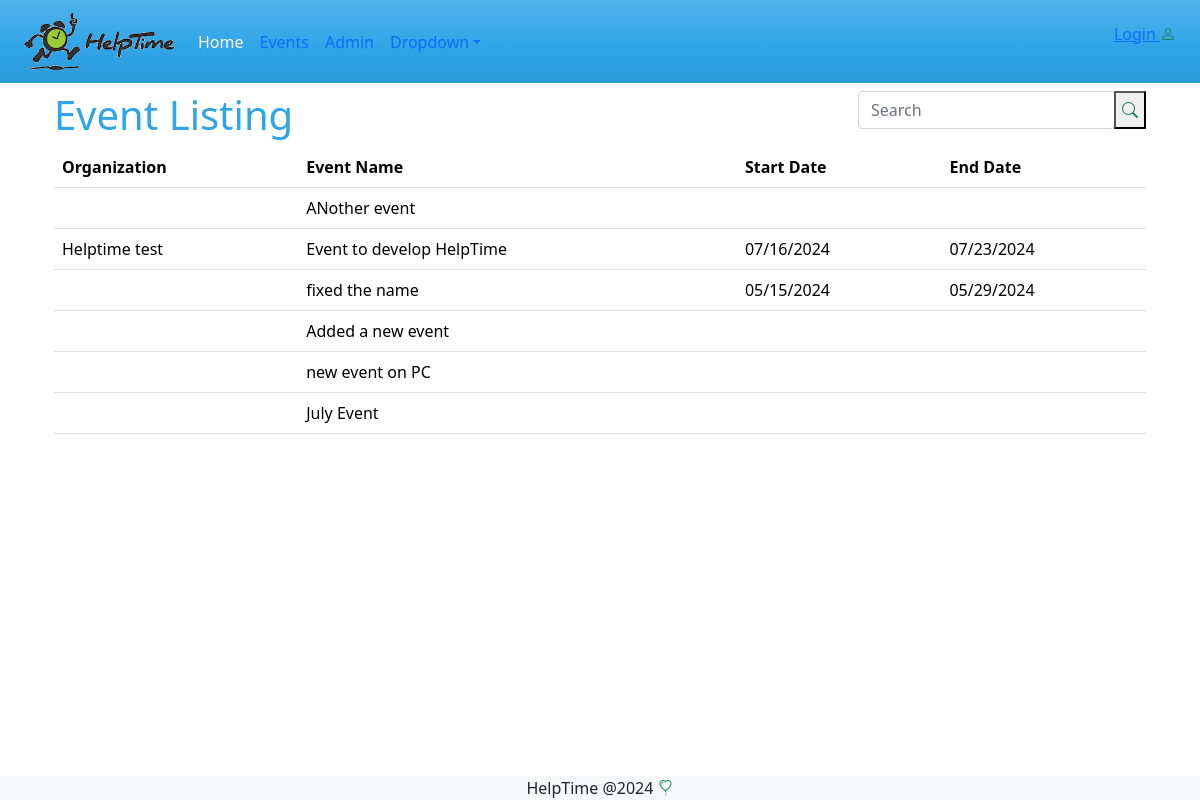
Screenshot of /events/ with the database file from the repository.
### events/models.py (models this page shows, shortened)
class Event(models.Model):
    reminder_days_choice = models.TextChoices('days', '1 2 3 4 5 6 7')
    name = models.CharField(max_length=200, verbose_name='Event Name' )
    description = models.TextField(max_length=200, verbose_name='Event Description', blank=True)
    organization = models.CharField(max_length=100, verbose_name='Organization Name', blank=True )
    primery_contact = models.CharField(max_length=100, verbose_name='Primary Contact', blank=True)
    alternate_contact = models.CharField(max_length=100, verbose_name='Alt Contact', blank=True)
    hide_names = models.BooleanField(default=False, verbose_name='Hide Volunteer Names', blank=True)
    reminder_days = models.CharField(max_length=5, choices=reminder_days_choice, verbose_name='Days to remind in advance', default=7)
    created_by = models.ForeignKey(User, on_delete=models.SET_NULL, null=True, blank=True)
    created_at = models.DateTimeField(auto_now_add=True, null=True, blank=True)
    updated_at = models.DateTimeField(auto_now=True, blank=True, null=True)

### events/views.py (the view)
# urls.py: path("", views.index, name="index"),
def index(request):
    form = EventSearchForm(request.GET or None)
    events = Event.objects.annotate(
        start_task_date=Min('tasks__task_date'),
        end_task_date=Max('tasks__task_date')
    )
    if form.is_valid():
        filter = form.cleaned_data.get('filter')
        events = events.filter(Q(name__icontains=filter) | Q(organization__icontains=filter))
    context = {
        'form' : form,
        'events' : events,
    }
    return render(request, 'events/index.html', context)

### events/forms.py
class EventSearchForm(forms.Form):
    filter = forms.CharField(required=False,
                             label="",
                             widget=forms.TextInput(attrs={'placeholder':'Search',
                                                           'class':'form-control'}))

### events/templates/events/index.html
{% extends 'master.html' %}
{% block content %}
    <div class="row">
        <div class="col-sm-6">
            <h1> Event Listing</h1>
        </div>
        <div class="col-sm-6">
            <div class="float-end">
                <form method="get">
                    <div class="input-group mb-2">
                        {{form}}
                        <button type="submit"> <i class="bi bi-search text-success"></i> </button>
                    </div>
                </form>
            </div>
        </div>
    </div>
<table class="table">
    <tr>
        <th>Organization</th>
        <th>Event Name</th>
        <th>Start Date</th>
        <th>End Date</th>
    </tr>
    {% for event in events %}
    <tr>
        <td>{{ event.organization}}</td>
        <td>{{ event.name }} </td>
        <td>{{ event.start_task_date | date:"m/d/Y" }} </td>
        <td>{{ event.end_task_date | date:"m/d/Y"}} </td>
    </tr>
    {% endfor %}
</table>
{% endblock %}

### rows the page displays
Event: name "ANother event"
Event: organization "Helptime test", name "Event to develop HelpTime", start_task_date "07/16/2024", end_task_date "07/23/2024"
Event: name "fixed the name", start_task_date "05/15/2024", end_task_date "05/29/2024"
Event: name "Added a new event"
Event: name "new event on PC"
Event: name "July Event"
